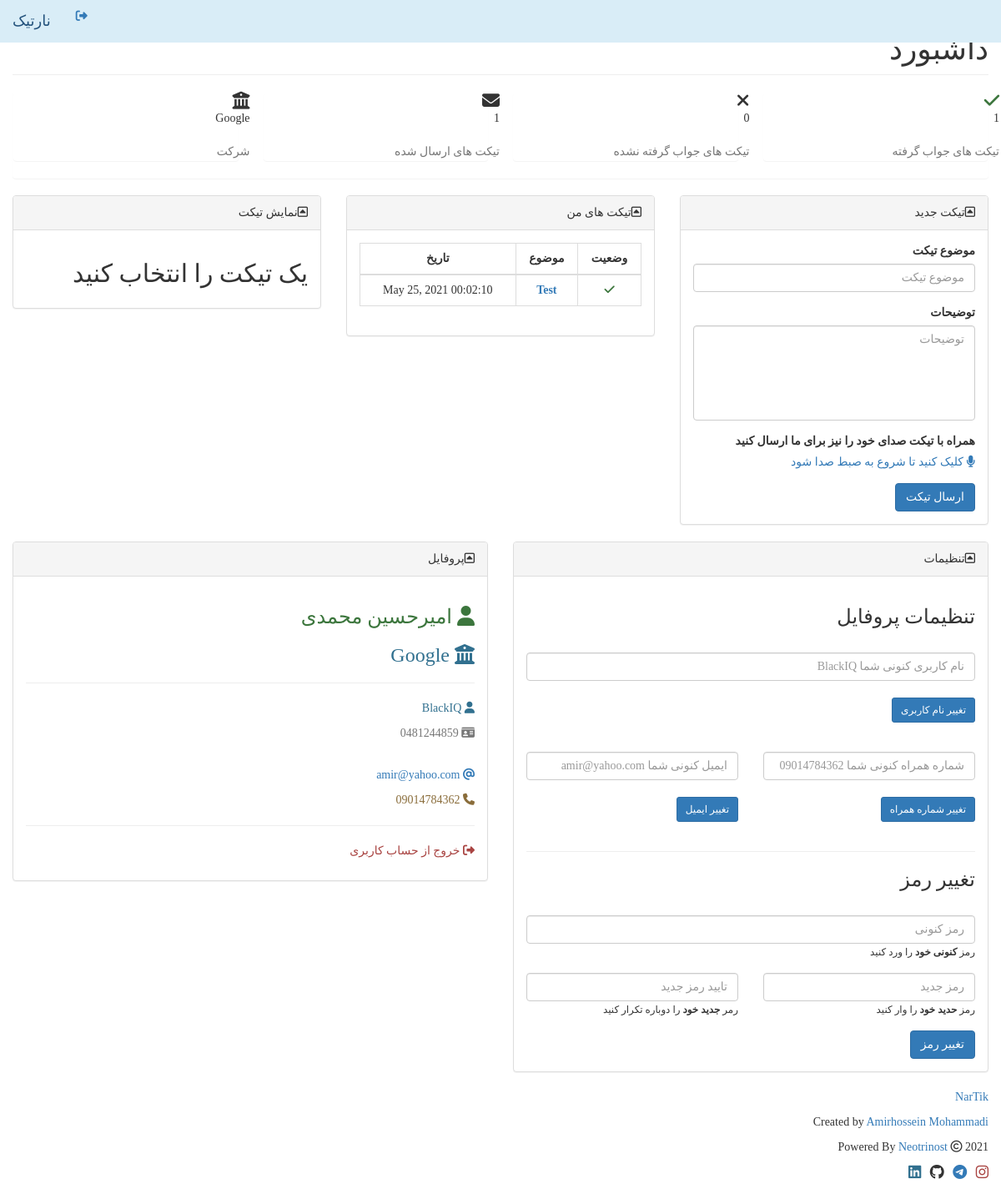
The page /people/user/index.php (signed in) on the database its author committed.
### tables this page shows
CREATE TABLE `people` (
  `row` int(11) NOT NULL AUTO_INCREMENT,
  `id` text DEFAULT NULL,
  `firstname` text DEFAULT NULL,
  `lastname` text DEFAULT NULL,
  `phone` text DEFAULT NULL,
  `email` text DEFAULT NULL,
  `username` text DEFAULT NULL,
  `dt` text DEFAULT NULL,
  `company` text DEFAULT NULL,
  `uid` text DEFAULT NULL,
  `password` text DEFAULT NULL,
  `type` text DEFAULT NULL,
  PRIMARY KEY (`row`)
);

CREATE TABLE `tiks` (
  `row` int(11) NOT NULL AUTO_INCREMENT,
  `userid` text DEFAULT NULL,
  `tikid` text DEFAULT NULL,
  `title` text DEFAULT NULL,
  `explane` text DEFAULT NULL,
  `company` text DEFAULT NULL,
  `uid` text DEFAULT NULL,
  `dt` text DEFAULT NULL,
  `dl` text DEFAULT NULL,
  `file` text DEFAULT NULL,
  `total` text DEFAULT NULL,
  `answer` text DEFAULT NULL,
  `status` text DEFAULT NULL,
  PRIMARY KEY (`row`)
);

### people/user/index.php (the view, shortened to what the rows shown need)
<?php
include("../../pack/config.php");
include("action.php");
$id = $_SESSION['id'];
$getdata = "SELECT * FROM people WHERE type='user' AND id='$id'";
$ressult = mysqli_query($connection, $getdata);
if (mysqli_num_rows($ressult) > 0) {
    while ($row = mysqli_fetch_assoc($ressult)) {
        $fname = $row['firstname'];
        $lname = $row['lastname'];
        $phone = $row['phone'];
        $email = $row['email'];
        $username = $row['username'];
        $userid = $row['id'];
        $company = $row['company'];
    }
}
$gettiks = "SELECT * FROM tiks WHERE userid = '$userid' ORDER BY row DESC";
$tikres = mysqli_query($connection, $gettiks);
?>
<!DOCTYPE html>
<html>
    <head>
        <link href="http://<?php echo $serverip; ?>/NarTik/pack/css/bootstrap.min.css" rel="stylesheet">
        <link href="http://<?php echo $serverip; ?>/NarTik/pack/css/datepicker3.css" rel="stylesheet">
        <link href="http://<?php echo $serverip; ?>/NarTik/pack/css/styles.css" rel="stylesheet">
    </head>
    <body style="text-align: right;">
        <div class="col-sm-offset-0 col-lg-offset-0 col-sm-12 col-lg-12 main">
            <div class="row">
                <div class="col-lg-12">
                    <h1 class="page-header">داشبورد</h1>
                </div>
            </div>
            <div class="panel panel-container">
                <div class="row">
                    <div class="col-xs-6 col-md-3 col-lg-3 no-padding">
                        <div class="panel panel-teal panel-widget border-right">
                            <div class="row no-padding"><em class="fa fa-xl fa-bank color-blue"></em>
                                <div class="large"><?php echo $company; ?></div>
                                <br>
                                <div class="text-muted">شرکت</div>
                            </div>
                        </div>
                    </div>
                </div>
            </div>
            <div class="row">
                <div class="col-md-4" id="tikreview">
                    <div class="panel panel-default">
                        <div class="panel-body">
                            <div class="">
                                <?php
                                include("alerts/ticket.php");
                                ?>
                            </div>
                        </div>
                    </div>
                </div>
                <div class="col-md-4">
                    <div class="panel panel-default">
                        <div class="panel-body">
                            <div style="text-align: center;">
                                <?php
                                    if (mysqli_num_rows($tikres) > 0) {
                                        ?>
                                        <table class="table table-bordered table-hover">
                                            <thead>
                                            <tr>
                                                <td class=""><b>تاریخ</b></td>
                                                <td class=""><b>موضوع</b></td>
                                                <td class=""><b>وضعیت</b></td>
                                            </tr>
                                            </thead>
                                            <tbody>
                                            <?php
                                            while ($tiks = mysqli_fetch_assoc($tikres)) {
                                                ?>
                                                <tr>
                                                    <td class=""><?php echo $tiks['dt']; ?></b></td>
                                                    <td class=""><b><a href="index.php?ticket=<?php echo $tiks['tikid']; ?>#tikreview"><?php echo $tiks['title']; ?></a></b></td>
                                                    <td class="">
                                                        <?php
                                                        if ($tiks['answer'] != "ny") {
                                                            echo "<i class='fa fa-check text-success'></i>";
                                                        }
                                                        else {
                                                            echo "<i class='fa fa-times text-danger'></i>";
                                                        }
                                                        ?>
                                                    </td>
                                                </tr>
                                                <?php
                                            }
                                            ?>
                                            </tbody>
                                        </table>
                                        <?php
                                    }
                                    else {
                                        echo "<h2 style='text-align: right;'>در حال حاضر هیچ تیکت برای نمایش وحود ندارید</h2>";
                                    }
                                ?>
                            </div>
                        </div>
                    </div>
                </div>
            </div>
            <div class="row">
                <div class="col-md-6">
                    <div class="panel panel-default">
                        <div class="panel-body">
                            <div style="text-align: right;">
                                <div>
                                    <h3 class="text-success"><?php echo $fname . "&nbsp;" . $lname;?> <i class="fa fa-user"></i></h3>
                                    <h3 class="text-info"><?php echo $company;?> <i class="fa fa-bank"></i></h3>
                                    <hr>
                                    <p class="text-info"><?php echo $username;?> <i class="fa fa-user"></i></p>
                                    <p class="text-muted"><?php echo $userid;?> <i class="fa fa-id-card"></i></p>
                                    <br>
                                    <p class="text-primary"><?php echo $email;?> <i class="fa fa-at"></i></p>
                                    <p class="text-warning"><?php echo $phone; ?> <i class="fa fa-phone"></i></p>
                                </div>
                            </div>
                        </div>
                    </div>
                </div>
                <div class="col-md-6">
                    <div class="panel panel-default">
                        <div class="panel-body">
                            <div class="">
                                <br>
                                <div>
                                    <div class="form-group">
                                        <form method="post" action="index.php">
                                            <input type="text" name="username" class="form-control" placeholder="<?php echo $username;?> نام کاربری کنونی شما" required>
                                            <br>
                                            <button type="submit" name="usernameupdate" class="btn btn-primary btn-sm">تغییر نام کاربری</button>
                                        </form>
                                    </div>
                                    <br>
                                    <div class="row">
                                        <div class="col-md-6">
                                            <div class="form-group">
                                                <form method="post" action="index.php">
                                                    <input type="email" name="mail" class="form-control" placeholder="<?php echo $email;?> ایمیل کنونی شما" required>
                                                    <br>
                                                    <button type="submit" name="emailupdate" class="btn btn-primary btn-sm">تغییر ایمیل</button>
                                                </form>
                                            </div>
                                        </div>
                                        <div class="col-md-6">
                                            <div class="form-group">
                                                <form action="index.php" method="post">
                                                    <input type="text" name="phone" class="form-control" placeholder="<?php echo $phone;?> شماره همراه کنونی شما" required>
                                                    <br>
                                                    <button type="submit" name="phoneupdate" class="btn btn-primary btn-sm">تغییر شماره همراه</button>
                                                </form>
                                            </div>
                                        </div>
                                    </div>
                                    <br>
                                </div>
                            </div>
                        </div>
                    </div>
                </div>
            </div>
        </div>
    </body>
</html>

### rows shown on the page
people: company "Google", firstname "امیرحسین", lastname "محمدی", username "BlackIQ", id "0481244859", email "amir@yahoo.com", phone "09014784362", username "BlackIQ نام کاربری کنونی شما", mail "amir@yahoo.com ایمیل کنونی شما", phone "09014784362 شماره همراه کنونی شما"
tiks: dt "May 25, 2021 00:02:10", title "Test", answer "Answer" (drawn)

### other values the page prints
$gtcrd['total'] "1"
$gtncrd['total'] "0"
$gtcrd['total'] - $gtncrd['total'] "1"
